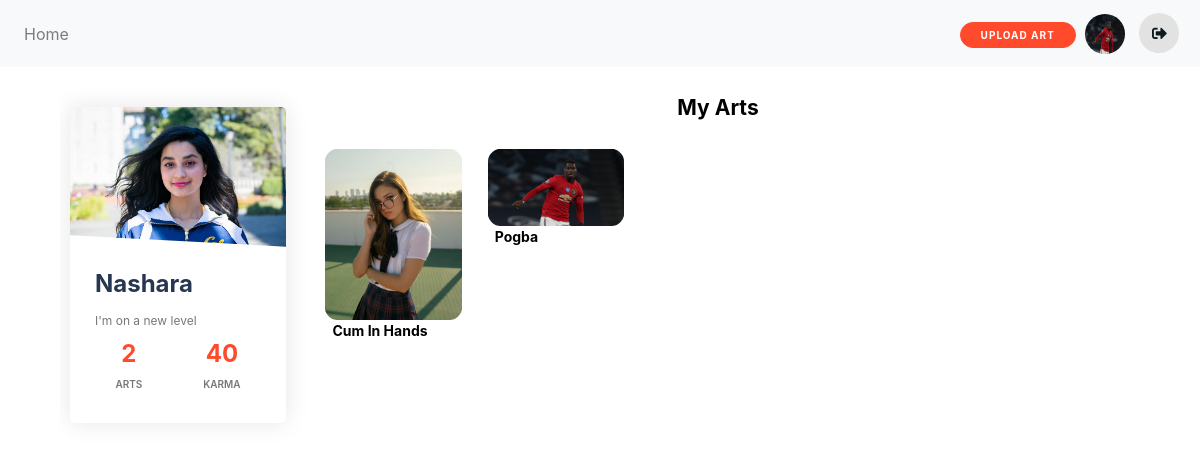
Page /account/user_profile/nashara (signed in) on the committed database.
### account/models.py (models this page shows, shortened)
class User(AbstractUser):
    email           = models.CharField(verbose_name='email',max_length=50,unique=True)
    username        = models.CharField(max_length=100,null=True,unique=True,help_text="Username must be unique try with numbers too")
    date_joined     = models.DateTimeField(verbose_name='date joined',auto_now_add=True)
    last_login      = models.DateTimeField(verbose_name='last login',auto_now= True)
    is_admin        = models.BooleanField(default=False)
    is_superuser    = models.BooleanField(default=False)
    is_staff        = models.BooleanField(default=False)
    is_active       = models.BooleanField(default=True)
    objects = UserManager()
    USERNAME_FIELD = 'email'
    REQUIRED_FIELDS = ['username']

class Profile(models.Model):
    user = models.OneToOneField(settings.AUTH_USER_MODEL, on_delete=models.CASCADE)
    date_of_birth = models.DateField(auto_now_add=False,blank=True,null=True)
    profile_photo = models.ImageField(upload_to=profile_photo_upload_location, blank=True)
    seld_description = models.TextField(blank=True,null=True,max_length=500)

### images/models.py (models this page shows, shortened)
class Pictures(models.Model):
    title = models.CharField(max_length=200, null=True)
    author = models.ForeignKey(settings.AUTH_USER_MODEL, on_delete=models.CASCADE)
    image = models.ImageField(upload_to=upload_location, null=True)
    tags = TaggableManager()
    description = models.TextField(max_length=10000, null=True, blank=True)
    slug = models.SlugField(
        max_length=250, unique_for_date='date_published', blank=True)
    category = models.CharField(max_length=50)
    date_published = models.DateField(
        auto_now_add=True, verbose_name="date published")
    users_like = models.ManyToManyField(settings.AUTH_USER_MODEL,related_name='images_liked',blank=True)

### account/views.py (the view)
# urls.py: path('user_profile/<username>', views.user_profile, name="user_profile"),
@login_required(login_url='must_authenticate')
def user_profile(request,username):
    User  = get_user_model()
    user = get_object_or_404(User,username=username)
    images_count = Pictures.objects.filter(author = user).count()
    images = Pictures.objects.filter(author=user)
    total_likes_user_got = []
    for image in images:
        total_likes_user_got.append(image.users_like.count()*10)
    karma = sum(total_likes_user_got)
    context  = {
        'user':user,
        'images_count':images_count,
        'images':images,
        'karma':karma,
    }
    return render(request,'account/user_profile.html',context)

### account/templates/account/user_profile.html (shortened to what this page needs)
{% extends 'images/base.html' %}
{% block content %}
{% include 'images/navbar.html' %}
<div id="main-container-profile">
    <section class="profile-sidebar">
        <div class="profile-card-4 text-center">
            {% if user.profile.profile_photo %}
            <img src="{{user.profile.profile_photo.url}}" class="img img-responsive">
            {% else %}
            <img src="https://t4.ftcdn.net/jpg/03/32/59/65/360_F_332596535_lAdLhf6KzbW6PWXBWeIFTovTii1drkbT.jpg"
                class="img img-responsive">
            {% endif %}
            <div class="profile-detail-content">
                <div class="profile-name">{{user.username}}
                </div>
                <div class="profile-description">{{user.profile.seld_description}}</div>
                <div class="profile-count">
                    <div class="profile-overview">
                        <h4>{{images_count}}</h4>
                        <p>ARTS</p>
                    </div>
                    <div class="profile-overview">
                        <h4>{{karma}}</h4>
                        <p>KARMA</p>
                    </div>
                </div>
            </div>
        </div>
    </section>
    <section class="profile-content">
        {% if images %}
        <div class="more-title">
            <h2>My Arts</h2>
        </div>
        <div class="card-columns my-0" id="myItems">
            {% for pic in images%}
            <div class="card-body p-0">
                <div class="card border-0">
                    <a href="{% url 'picture_detail' pic.slug %}">
                        <img alt="" class="card-img img-fluid geeks" id="geeks" src="{{pic.image.url}}" />
                    </a>
                    <div class="post-title">
                        <h2>{{pic.title}}</h2>
                    </div>
                </div>
            </div>
            {% endfor %}
        </div>
        {% else %}
        <div class="more-title">
            <h2>you dont have <br> <a href="{% url 'create_image_post' %}">Create one here</a></h2>
        </div>
        {% endif %}
    </section>
</div>
{% endblock content %}

### images/templates/images/navbar.html (shortened to what this page needs)
{% extends 'images/base.html' %}
{% block content %}
<nav class="navbar navbar-expand-sm   navbar-light bg-light sticky-top">
    <div class="collapse navbar-collapse" id="navbarTogglerDemo03">
        <ul class="navbar-nav mr-auto mt-2 mt-lg-0">
            <li class="nav-item">
                <a class="nav-link" href="{% url 'home' %}">Home <span class="sr-only">(current)</span></a>
            </li>
        </ul>
    </div>
    <div class="social-part">
        <a class="nav-user-link create-btn" href="{% url 'create_image_post' %}">Upload Art</a>
        {% if request.user.is_authenticated %}
        {% if request.user.profile.profile_photo %}
        <a class="nav-user-link" href="{% url 'profile' %}"><img src="{{request.user.profile.profile_photo.url}}"
                class="pro-pic"></a>
        {% else %}
        <a class="nav-user-link" href="{% url 'profile' %}"><img src="https://t4.ftcdn.net/jpg/03/32/59/65/360_F_332596535_lAdLhf6KzbW6PWXBWeIFTovTii1drkbT.jpg
" class="pro-pic"></a>
        {% endif %}
        <a class="nav-user-link" href="{% url 'logout' %}"><i class="fas fa-sign-out-alt"></i></a>
        {% endif %}
    </div>
</nav>
{% endblock content %}

### static/css/navbar.css (style rules this page uses)
ul li a { margin-right: 20px; }
.nav-user-link { display: inline-block; padding: .3rem; }
.nav-user-link .fas { font-size: 15px; color: #0d1a1f; padding: 0.8rem; z-index: 5; background-color: #e2e2e2; border-radius: 50%; width: 40px; height: 40px; }

### static/css/home.css (style rules this page uses)
:root { --bg-color: white; --card-color: white; --card-footer-color: #c3c4c3; --search-bar-color: #cbcdce; --dark-letter-color: #242423; --menu-bar-color: #212529; }
* { margin: 0; padding: 0; -webkit-box-sizing: border-box; box-sizing: border-box; }
body { width: 100%; background-color: var(--bg-color); }
a, a:hover { text-decoration: none; color: inherit; }
.pro-pic { font-size: 15px; color: #0d1a1f; z-index: 5; background-color: #e2e2e2; border-radius: 50%; width: 40px; height: 40px; }
.create-btn { border-radius: 20px; border: 1px solid #FF4B2B; background-color: #FF4B2B; color: #FFFFFF; font-size: 10px; font-weight: bold; padding: 0.3rem 20px; letter-spacing: 1px; text-transform: uppercase; transition: transform 80ms ease-in; margin-bottom: 10px; }
.post-title h2 { margin: 0 10px; font-size: 14px; font-weight: 700; text-transform: capitalize; color: black; }
.more-title h2 { margin: 18px; font-size: 21px; font-weight: 700; text-transform: capitalize; color: black; padding-bottom: 0.5rem; text-align: center; }
img { height: auto; width: auto; margin: auto; }
.card-img { border-radius: 1rem !important; padding: 2%; }
.card-columns { margin-right: 2%; margin: auto; max-width: 96%; }
#myItems { column-count: 5; }

### static/css/picture_detail.css (style rules this page uses)
img { width: 100%; }
a, a:hover, a:active { text-decoration: none; }
.fas { font-size: 15px; color: #0d1a1f; padding: 0.5rem; border-radius: 50%; }

### static/css/profile.css (style rules this page uses)
@media only screen and (min-width: 1025px) { #main-container-profile { height: 85%; width: 90%; margin: auto; display: -ms-flexbox; display: flex; -ms-flex-direction: row; flex-direction: row; overflow: hidden; } }
.profile-sidebar { position: relative; color: black; margin: 30px 0; }
@media only screen and (min-width: 1025px) { .profile-sidebar { width: 20%; -ms-flex-positive: 0; flex-grow: 0; height: fit-content; margin: 30px 10px; } }
.profile-card-4 { max-width: 350px; background-color: #FFF; border-radius: 5px; box-shadow: 0px 0px 25px rgba(0, 0, 0, 0.1); overflow: hidden; position: relative; margin: 10px auto; cursor: default; }
.profile-card-4 img { transition: all 0.25s linear; max-height: 200px; }
.profile-card-4 .profile-detail-content { position: relative; padding: 15px; background-color: #FFF; width: -webkit-fill-available; }
.profile-card-4 .profile-name { font-weight: bold; color: #273751; text-align: left; text-transform: capitalize; padding: 0 10px; font-size: 24px; }
.profile-card-4 .profile-description { color: #777; font-size: 12px; padding: 10px; text-align: left; }
.profile-card-4 .profile-overview p { font-size: 10px; font-weight: 600; color: #777; }
.profile-card-4 .profile-overview h4 { color: #FF4B2B; font-weight: bold; }
.profile-card-4 .profile-detail-content::before { content: ""; position: absolute; height: 20px; top: -10px; left: 0px; right: 0px; background-color: #FFF; z-index: 0; transform: skewY(3deg); }
.profile-content { width: 100%; margin: 10px; }
@media only screen and (min-width: 1025px) { .profile-content { display: -ms-flexbox; display: flex; -ms-flex-direction: column; flex-direction: column; -ms-flex: 1; flex: 1; overflow: auto; } }
@media only screen and (min-width: 1025px) { .profile-content { -ms-overflow-style: none; scrollbar-width: none; } }
.profile-count { display: flex; justify-content: space-around; }

### rows in the picture
User: user.profile.profile_photo (picture)
User: profile.profile_photo (picture), username "Nashara", profile.seld_description "I'm on a new level"
Pictures: image (picture), title "Cum In Hands"
Pictures: image (picture), title "Pogba"

### other values in the picture
{{ images_count }} "2"
{{ karma }} "40"
